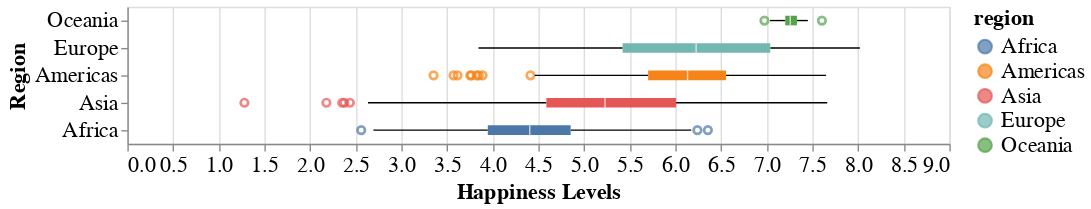

Notebook cell for this chart:
### Code cell
# remove any null
continents_happy = continents_happy.dropna(subset=['region'])

#Plot the comparisons of continents
fig_1 = alt.Chart(
    continents_happy.reset_index()
).mark_boxplot(
    outliers=True,
    size=7,
).encode(
    x=alt.X('life_ladder:Q', title = 'Happiness Levels'),
    y=alt.Y('region:N', 
            sort=['Oceania', 'Europe', 'Americas', 'Asia', 'Africa'],
            title = 'Region'), color='region:N'
).properties(
    width=600
).configure_axis(
    labelFontSize=16,
    titleFontSize=16
).configure_legend(
    labelFontSize=16,
    titleFontSize=16
).configure_title(
    fontSize=16
)

fig_1

### Figure 1 — Vega-Lite specification as saved in the notebook (floating-point values rounded to 4 significant figures; data arrays with more than 128 entries replaced by an {"elided": "..."} marker saying what was removed)
{"config": {"view": {"continuousWidth": 400, "continuousHeight": 300}, "axis": {"labelFontSize": 16, "titleFontSize": 16}, "legend": {"labelFontSize": 16, "titleFontSize": 16}, "title": {"fontSize": 16}}, "data": {"name": "data-b8e10b3f06c4967af4ae08946ff3cb56"}, "mark": {"type": "boxplot", "outliers": true, "size": 7}, "encoding": {"color": {"field": "region", "type": "nominal"}, "x": {"field": "life_ladder", "title": "Happiness Levels", "type": "quantitative"}, "y": {"field": "region", "sort": ["Oceania", "Europe", "Americas", "Asia", "Africa"], "title": "Region", "type": "nominal"}}, "width": 600, "$schema": "https://vega.github.io/schema/vega-lite/v4.17.0.json", "datasets": {"data-b8e10b3f06c4967af4ae08946ff3cb56": {"elided": "1903 records"}}}
